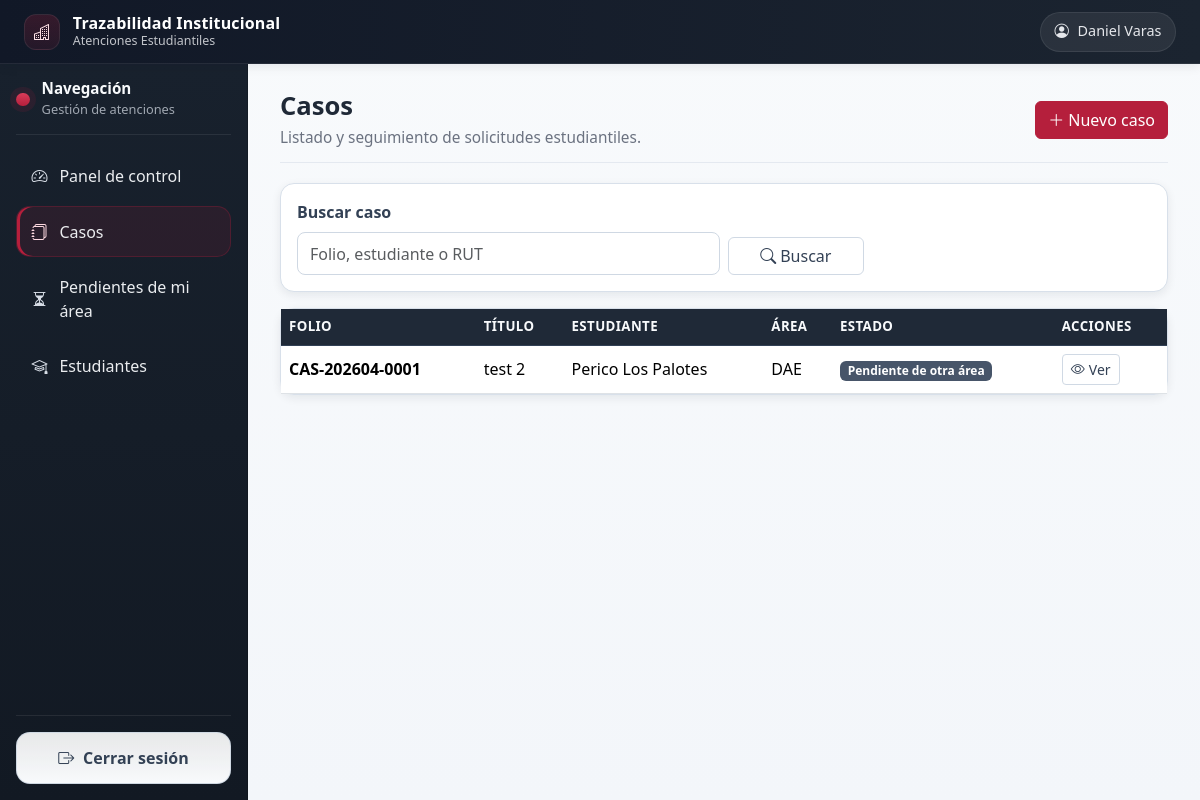
Screenshot of /cases/ (signed in) with the database file from the repository.
### cases/models.py (models this page shows, shortened)
class Case(models.Model):
    class Priority(models.TextChoices):
        LOW = 'low', 'Baja'
        MEDIUM = 'medium', 'Media'
        HIGH = 'high', 'Alta'
        URGENT = 'urgent', 'Urgente'
    class Status(models.TextChoices):
        OPEN = 'open', 'Abierto'
        IN_REVIEW = 'in_review', 'En revisión'
        TRANSFERRED = 'transferred', 'Derivado'
        PENDING_INFO = 'pending_info', 'Pendiente de información'
        PENDING_AREA = 'pending_area', 'Pendiente de otra área'
        RESOLVED = 'resolved', 'Resuelto'
        CLOSED = 'closed', 'Cerrado'
        REJECTED = 'rejected', 'Rechazado'
    folio = models.CharField(max_length=20, unique=True, editable=False)
    title = models.CharField(max_length=200)
    description = models.TextField()
    category = models.ForeignKey(CaseCategory, on_delete=models.PROTECT, related_name='cases')
    subcategory = models.ForeignKey(CaseSubcategory, on_delete=models.SET_NULL, null=True, blank=True, related_name='cases')
    student = models.ForeignKey(Student, on_delete=models.PROTECT, related_name='cases')
    created_by = models.ForeignKey(settings.AUTH_USER_MODEL, on_delete=models.PROTECT, related_name='cases_created')
    origin_area = models.ForeignKey(Area, on_delete=models.PROTECT, related_name='origin_cases')
    current_area = models.ForeignKey(Area, on_delete=models.PROTECT, related_name='assigned_cases')
    current_assignee = models.ForeignKey(settings.AUTH_USER_MODEL, on_delete=models.SET_NULL, null=True, blank=True, related_name='cases_assigned')
    priority = models.CharField(max_length=10, choices=Priority.choices, default=Priority.MEDIUM)
    status = models.CharField(max_length=20, choices=Status.choices, default=Status.OPEN)
    due_date = models.DateField(null=True, blank=True)
    final_resolution = models.TextField(blank=True)
    closed_at = models.DateTimeField(null=True, blank=True)
    created_at = models.DateTimeField(auto_now_add=True)
    updated_at = models.DateTimeField(auto_now=True)
    class Meta:
        ordering = ['-created_at']

### students/models.py (models this page shows, shortened)
class Student(models.Model):
    DIURNO = 'Diurno'
    VESPERTINO = 'Vespertino'
    SCHEDULE_CHOICES = [
        (DIURNO, 'Diurno'),
        (VESPERTINO, 'Vespertino'),
    ]
    full_name = models.CharField(max_length=200)
    rut = models.CharField(max_length=12, unique=True)
    email = models.EmailField()
    phone = models.CharField(max_length=30)
    career = models.ForeignKey(
        Career,
        on_delete=models.PROTECT,
        related_name='students'
    )
    schedule = models.CharField(
        max_length=20,
        choices=SCHEDULE_CHOICES,
        blank=True,
        default=DIURNO,
        verbose_name='Jornada',
    )
    observations = models.TextField(blank=True)
    created_at = models.DateTimeField(auto_now_add=True)
    class Meta:
        ordering = ['full_name']

### organization/models.py (models this page shows)
class Area(models.Model):
    name = models.CharField(max_length=150, unique=True)
    def __str__(self):
        return self.name

### cases/views.py (the view)
# urls.py: path('', CaseListView.as_view(), name='list'),
class CaseListView(LoginRequiredMixin, ListView):
    model = Case
    template_name = 'cases/case_list.html'
    context_object_name = 'cases'
    paginate_by = 20
    def get_queryset(self):
        qs = visible_cases_for(self.request.user).select_related(
            'student', 'current_area', 'category', 'current_assignee')
        search = self.request.GET.get('q')
        if search:
            qs = qs.filter(
                Q(folio__icontains=search) |
                Q(student__full_name__icontains=search) |
                Q(student__rut__icontains=search)
            )
        for field in ['status', 'priority', 'category', 'current_area', 'current_assignee']:
            value = self.request.GET.get(field)
            if value:
                qs = qs.filter(**{field: value})
        date_from = self.request.GET.get('date_from')
        date_to = self.request.GET.get('date_to')
        if date_from:
            qs = qs.filter(created_at__date__gte=date_from)
        if date_to:
            qs = qs.filter(created_at__date__lte=date_to)
        return qs

### psychopedagogy/context_processors.py (called while the page is built)
def psychopedagogy_access(request):
    return {
        'can_access_psychopedagogy_module': can_access_psychopedagogy_module(request.user)
        if request.user.is_authenticated else False
    }

### psychopedagogy/services.py (called while the page is built)
def _user_role(user):
    profile = getattr(user, 'profile', None)
    return getattr(profile, 'role', None)

def can_access_psychopedagogy_module(user):
    if not user.is_authenticated:
        return False
    if user.is_superuser:
        return True
    if user.has_perm('psychopedagogy.access_psychopedagogy_module'):
        return True
    return _user_role(user) in ALLOWED_ROLE_ACCESS

### templates/cases/case_list.html
{% extends 'base.html' %}
{% block content %}
<div class="page-header d-flex flex-wrap justify-content-between align-items-center gap-3">
  <div>
    <h2>Casos</h2>
    <p class="page-subtitle">Listado y seguimiento de solicitudes estudiantiles.</p>
  </div>
  <a class="btn btn-main" href="{% url 'cases:create' %}"><i class="bi bi-plus-lg me-1"></i>Nuevo caso</a>
</div>
<form method="get" class="card card-body mb-3">
  <div class="row g-2 align-items-end">
    <div class="col-md-8 col-lg-6">
      <label class="form-label" for="q">Buscar caso</label>
      <input id="q" class="form-control" name="q" placeholder="Folio, estudiante o RUT" value="{{ request.GET.q }}">
    </div>
    <div class="col-md-4 col-lg-2">
      <button class="btn btn-soft w-100"><i class="bi bi-search me-1"></i>Buscar</button>
    </div>
  </div>
</form>
<div class="card">
  <div class="table-responsive">
    <table class="table app-table">
      <thead><tr><th>Folio</th><th>Título</th><th>Estudiante</th><th>Área</th><th>Estado</th><th>Acciones</th></tr></thead>
      <tbody>
      {% for case in cases %}
      <tr>
        <td class="fw-semibold">{{ case.folio }}</td><td>{{ case.title }}</td><td>{{ case.student.full_name }}</td><td>{{ case.current_area }}</td><td><span class="badge bg-status">{{ case.get_status_display }}</span></td>
        <td><a href="{% url 'cases:detail' case.pk %}" class="btn btn-sm btn-soft"><i class="bi bi-eye me-1"></i>Ver</a></td>
      </tr>
      {% empty %}
      <tr><td colspan="6" class="text-center text-muted py-4">No hay casos.</td></tr>
      {% endfor %}
      </tbody>
    </table>
  </div>
</div>
{% endblock %}

### templates/partials/navbar.html (shortened to what this page needs)
<nav class="navbar navbar-expand-lg app-navbar px-3 px-lg-4">
  <div class="container-fluid px-0">
    <div class="d-flex align-items-center gap-2">
      <a class="navbar-brand app-brand me-0" href="{% url 'dashboard:home' %}">
        <span class="app-brand-mark">
          <i class="bi bi-buildings"></i>
        </span>
        <span class="app-brand-text">
          <strong>Trazabilidad Institucional</strong>
          <small>Atenciones Estudiantiles</small>
        </span>
      </a>
    </div>
    <div class="ms-auto">
      <div class="user-chip">
        <i class="bi bi-person-circle"></i>
        <span>{{ request.user.get_full_name|default:request.user.username }}</span>
      </div>
    </div>
  </div>
</nav>

### static/css/style.css (style rules this page uses)
:root { --c-text: #1f2937; --c-text-soft: #6b7280; --c-bg: #f3f6fa; --c-surface: #ffffff; --c-border: #d8e0ea; --c-navbar: #111827; --c-navbar-2: #1b2430; --c-sidebar: #18212d; --c-sidebar-2: #121923; --c-sidebar-text: rgba(248, 250, 252, 0.94); --c-sidebar-soft: rgba(226, 232, 240, 0.68); --c-sidebar-hover: rgba(255, 255, 255, 0.08); --c-primary: #b51f3c; --c-primary-strong: #961932; --c-primary-soft: rgba(181, 31, 60, 0.12); --c-logout-bg: rgba(255, 255, 255, 0.9); --c-logout-bg-hover: #ffffff; --c-logout-border: rgba(203, 213, 225, 0.85); --c-logout-text: #334155; --shadow-sm: 0 3px 10px rgba(15, 23, 42, 0.08); --shadow-md: 0 14px 26px rgba(15, 23, 42, 0.12); --radius-sm: 0.5rem; --radius-md: 0.875rem; --transition: 180ms ease; }
* { box-sizing: border-box; }
body { margin: 0; background: linear-gradient(180deg, #f8fafc 0%, var(--c-bg) 100%); color: var(--c-text); -webkit-font-smoothing: antialiased; }
.app-navbar { min-height: 64px; background: linear-gradient(90deg, var(--c-navbar) 0%, var(--c-navbar-2) 100%); border-bottom: 1px solid rgba(255, 255, 255, 0.08); box-shadow: var(--shadow-sm); }
.app-brand, .app-brand.navbar-brand { color: #f8fafc !important; text-decoration: none; display: flex; align-items: center; gap: 0.8rem; min-height: 44px; margin-bottom: 0; }
.app-brand-text { display: flex; flex-direction: column; justify-content: center; }
.app-brand strong { display: block; font-size: 1rem; letter-spacing: 0.01em; line-height: 1.05; font-weight: 700; color: #ffffff; }
.app-brand small { display: block; color: rgba(248, 250, 252, 0.76) !important; font-size: 0.78rem; line-height: 1.1; margin-top: 0.15rem; }
.app-brand-mark { width: 2.25rem; height: 2.25rem; border-radius: 0.75rem; display: inline-flex; align-items: center; justify-content: center; background: linear-gradient(180deg, rgba(181, 31, 60, 0.22) 0%, rgba(181, 31, 60, 0.12) 100%); border: 1px solid rgba(255, 255, 255, 0.08); color: #ffe2e7; flex-shrink: 0; }
.app-brand-mark i { font-size: 1rem; }
.user-chip { display: inline-flex; align-items: center; gap: 0.55rem; min-height: 40px; padding: 0.5rem 0.85rem; border-radius: 999px; background: rgba(255, 255, 255, 0.07); border: 1px solid rgba(255, 255, 255, 0.08); color: #e5e7eb !important; font-size: 0.9rem; line-height: 1; }
.user-chip i, .user-chip span { color: #e5e7eb !important; }
.page-header { margin-bottom: 1.25rem; padding-bottom: 0.85rem; border-bottom: 1px solid #e4e9f0; }
.page-header h1, .page-header h2 { margin: 0; font-weight: 700; font-size: clamp(1.6rem, 2vw, 2.2rem); line-height: 1.1; }
.page-subtitle { margin: 0.35rem 0 0; color: var(--c-text-soft); font-size: 0.96rem; }
.card { border: 1px solid var(--c-border); border-radius: var(--radius-md); box-shadow: var(--shadow-sm); background: var(--c-surface); }
.app-table { margin-bottom: 0; }
.app-table th { background: #1f2937; color: #f8fafc; border-color: #314055; font-size: 0.83rem; text-transform: uppercase; letter-spacing: 0.03em; }
.app-table td { vertical-align: middle; }
.form-label { font-weight: 600; color: #334155; }
.form-control, .form-select { border-color: #cfd8e3; border-radius: var(--radius-sm); min-height: 2.65rem; }
.btn-main, .btn-primary { background: var(--c-primary); border-color: var(--c-primary); color: #ffffff; }
.btn-soft { background: #fff; border: 1px solid #d0d9e4; color: #334155; }
.badge.bg-status { background: #475569 !important; }

### rows the page displays
Case: folio "CAS-202604-0001", title "test 2", student.full_name "Perico Los Palotes", current_area "DAE", status "Pendiente de otra área"

### other values shown
{{ request.user.get_full_name|default:request.user.username }} "Daniel Varas"
